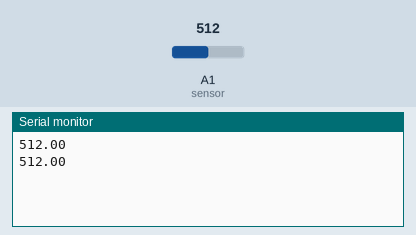
Recording of a sketch running on a simulated Arduino Uno, built with avr-gcc and run on an emulated ATmega328P. Parts: the last lines printed to the serial monitor. Inputs (shaded band) come from the test bench; at power-on: A1 (sensor) = 512. Random numbers use the default seed unless the sketch sets one.

Above: at 1.8 s.
1.9 s: A1 (sensor) set to 688
At 2.8 s:
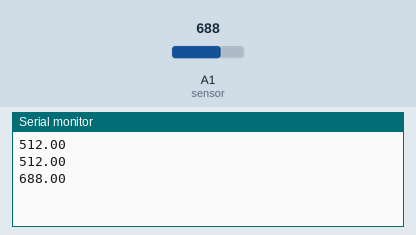
3.4 s: A1 (sensor) set to 719
At 4.8 s:
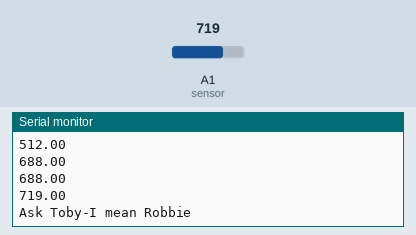
Timing chart, 0 to 6.4 s (numbered marks = the images above; inputs shaded):
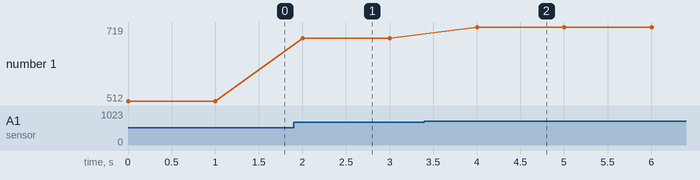

The sketch:

Random_Updated.ino
```cpp
char *ReplyArray[12] = {
  "Yes! For sure", "Nope. Never", "Maybe?", "Stop shaking me", "Would you ask a paper fortune teller that?", "Oh definitely not", "Abso-freaking-lutely", "I'm not sure, but I believe in you!", "You should have learned that in EE305", "Ask Dr. Dvorak", "Ask Toby-I mean Robbie", "6d 61 64 65 20 79 6f 75 20 6c 6f 6f 6b 20 68 61 68 61"
};                      //the array of possible replies
const int ACC = A1;     //the accelerometer is connected to pin A1
float threshold = 700;  //threshold the sensor must surpass to activate reply

void setup() {
  Serial.begin(9600);
}

void loop() {

float sensorValueAccelerometer = analogRead(A1); //naming a variable for what the sensor is reading
Serial.println (sensorValueAccelerometer);       //printing what the sensor is reading
String Reply = ReplyArray[random(12)];           //assigning "Reply" variable to be random choice from array
if (sensorValueAccelerometer > threshold){
  Serial.println (Reply);                        //printing "Reply" if sensor reads beyond threshold
}
delay (1000);                                    //delay for testing
}
```

Measured:
- the behaviour switches between 700 and 701 on A1 (sensor) (found by bisection; images 1 and 2)
- after the input at 1.9 s, the serial monitor: prints a new line after 0.10 s (image 1)
- after the input at 3.4 s, the serial monitor: prints a new line after 0.60 s (image 2)
- plotted number 1: 512 → 688 after the input at 1.9 s, 688 → 719 after the input at 3.4 s
